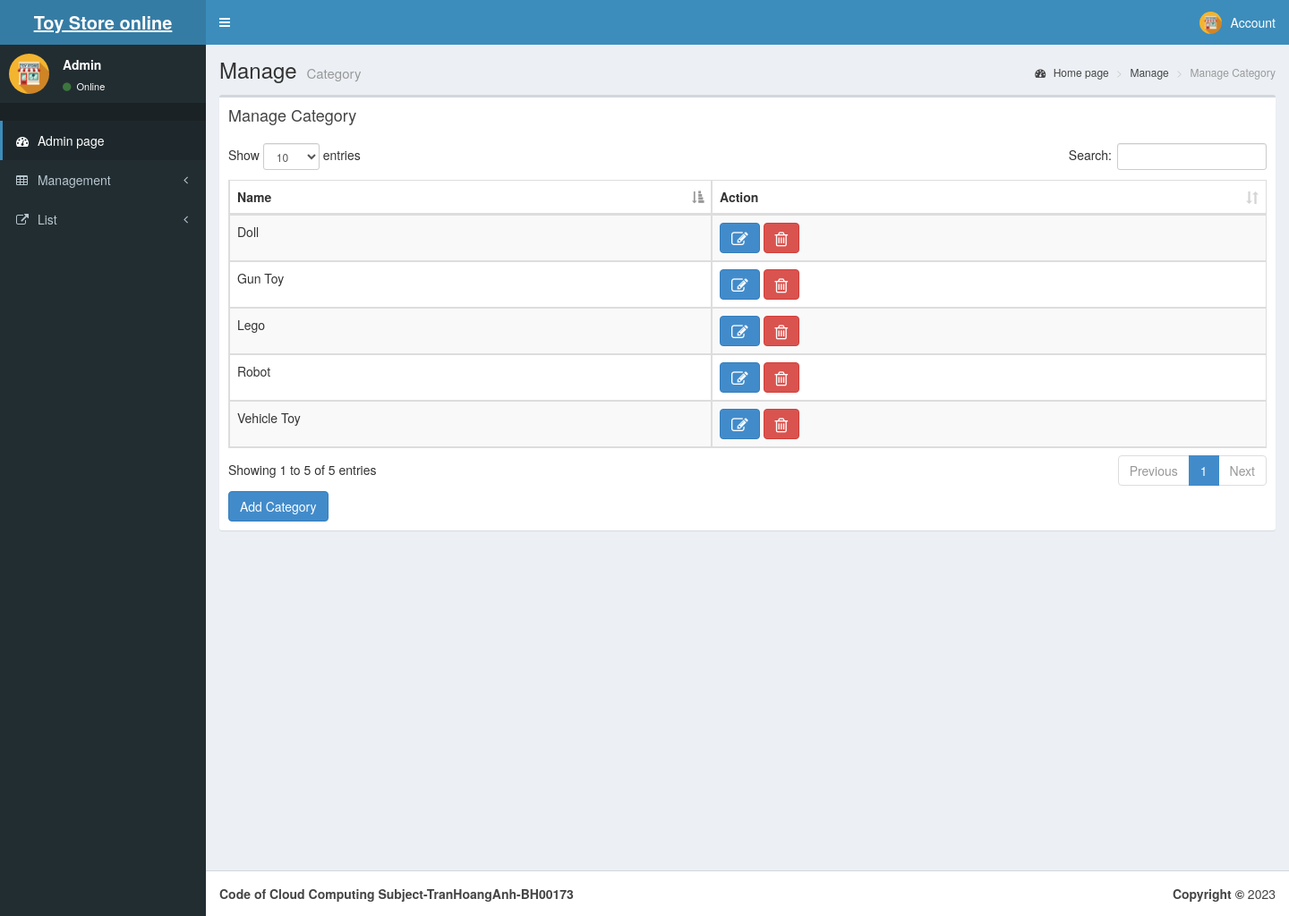
The page /Admin/qlynhasx.php on the database its author committed.
### tables this page shows
CREATE TABLE `nhaxuatban` (
  `ID` bigint(10) NOT NULL,
  `Ten` varchar(50) NOT NULL
);

### Admin/qlynhasx.php (the view, shortened to what this page needs)
<?php
 include "head.php";
?>
  <body class="hold-transition skin-blue sidebar-mini">
    <div class="wrapper">
    <?php
 include "Header.php";
?>
    <?php
 include "aside.php";
?>
      <div class="content-wrapper">
        <section class="content-header">
          <h1>
           Manage
            <small>Category</small>
          </h1>
          <ol class="breadcrumb">
            <li><a href="index.php"><i class="fa fa-dashboard"></i> Home page</a></li>
            <li><a href="#">Manage</a></li>
            <li class="active">Manage Category</li>
          </ol>
        </section>
        <section class="content">
          <div class="row">
            <div class="col-xs-12">
              <div class="box">
                <div class="box-header">
                  <h3 class="box-title">Manage Category</h3>
                </div>
                <div class="box-body">
                  <table id="example1" class="table table-bordered table-striped">
                    <thead >
                      <tr>
                        <th>Name</th>
                        <th>Action</th>
                      </tr>
                    </thead>
                    <tbody>
                    <?php
                         require '../inc/myconnect.php';
                         $sql="SELECT ID,Ten from nhaxuatban ";
                         $result = $conn->query($sql);
                         if ($result->num_rows > 0) {
                          while($row = $result->fetch_assoc()) {
                      ?>
                        <tr>
                        <td><?php echo $row["Ten"] ?></td>
                        <td><a class="btn btn-primary" href="suanhasx.php?id=<?php  echo $row["ID"]  ?>">
                        <i class="fa fa-edit fa-lg"<acronym title="Chỉnh sửa"></acronym></i></a>
                         <a class="btn btn-danger" onclick="return confirm('Do you actually want to delete it ?');" href="xoahasx.php?id=<?php  echo $row["ID"]  ?>">                   <i class="fa fa-trash-o fa-lg" <acronym title="Delete">
                         </acronym></i></a></td>
                      </tr>
                      <?php
                          }
                        }
                       ?>
                    </tbody>
                  </table>
                  <div  style="text-align:left">
                <a class="btn btn-primary "href="themnhasx.php">
                    Add Category</a>
                </div>
                </div>
              </div>
            </div>
          </div>
        </section>
      </div>
      <?php
      include "footer.php";
     ?>
    </div>
  </body>
</html>

### rows shown on the page
nhaxuatban: Ten "Vehicle Toy"
nhaxuatban: Ten "Lego"
nhaxuatban: Ten "Doll"
nhaxuatban: Ten "Robot"
nhaxuatban: Ten "Gun Toy"
